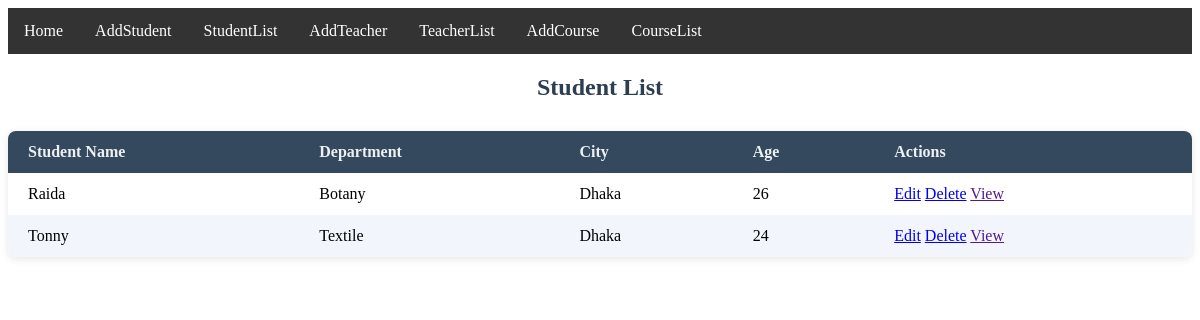
The app's page /StudentList with its own data.
### reviewApp/models.py (models this page shows)
class StudentModel(models.Model):
    Student_Name=models.CharField(max_length=100)
    Department_Name=models.CharField(max_length=150)
    City_Name=models.CharField(max_length=100)
    Student_Age=models.IntegerField()

### reviewProject/views.py (the view)
# urls.py: path('StudentList', StudentList,name='StudentList'),
def StudentList(request):
    studentData = StudentModel.objects.all()
    context={
        'studentList' : studentData,
    }
    return render(request,'StudentList.html',context)

### Template/StudentList.html (shortened to what this page needs)
{% extends 'master.html' %}
{% block body %}
<h2>Student List</h2>
<table>
  <thead>
    <tr>
      <th>Student Name</th>
      <th>Department</th>
      <th>City</th>
      <th>Age</th>
      <th>Actions</th>
    </tr>
  </thead>
  <tbody>
    {% for i in studentList %}
    <tr>
      <td>{{ i.Student_Name }}</td>
      <td>{{ i.Department_Name }}</td>
      <td>{{ i.City_Name }}</td>
      <td>{{ i.Student_Age }}</td>
      <td class="actions">
        <a href="{% url 'editStudent' i.id %}" >Edit</a>
        <a href=" {% url 'deleteStudent' i.id %}" >Delete</a>
        <a href="">View</a>
      </td>
    </tr>
    {% empty %}
    <tr>
      <td colspan="5" style="text-align:center; padding: 20px; color: #888;">
        No students found.
      </td>
    </tr>
    {% endfor %}
  </tbody>
</table>
{% endblock %}

### Template/StudentList.html (style rules this page uses)
h2 { text-align: center; margin-bottom: 30px; color: #2c3e50; }
table { width: 100%; border-collapse: collapse; box-shadow: 0 2px 8px rgba(0, 0, 0, 0.1); background-color: white; border-radius: 8px; overflow: hidden; }
th, td { padding: 12px 20px; text-align: left; }
thead { background-color: #34495e; color: #ecf0f1; }
tbody tr:nth-child(even) { background-color: #f2f6fc; }

### records on screen
StudentModel: Student_Name "Raida", Department_Name "Botany", City_Name "Dhaka", Student_Age "26"
StudentModel: Student_Name "Tonny", Department_Name "Textile", City_Name "Dhaka", Student_Age "24"
